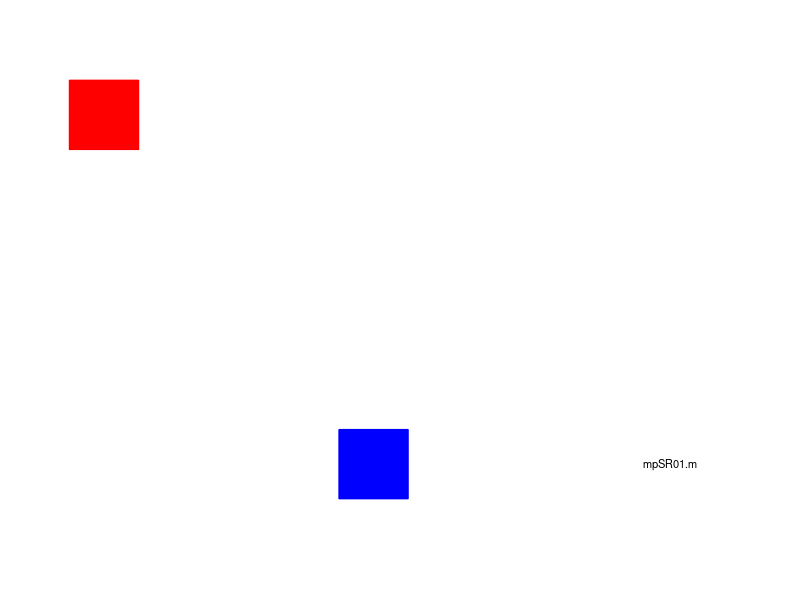

Write the MATLAB code that produced this figure. (Note: this script raises an error after producing the figure.)
% mpSR01.m
% 190624  Matlab R2018b

% SPECIAL RELATIVITY ANIMATIONS
% SIMULTANEITY
% STEVE: Stationary frame of reference (BLUE)
% MARY: Moving frame of reference (RED)
% EVENT: Two green lights flash simultaneously in Steve's frame
% Ignores length contract 


% DOING PHYSICS ONLINE 
%    https://d-arora.github.io/Doing-Physics-With-Matlab/
% Scripts
%     http://www.physics.usyd.edu.au/teach_res/mp/mscripts/

% VISUAL PHYSICS ONLINE
%    http://www.physics.usyd.edu.au/teach_res/hsp/sp/spHome.htm

% Documentation
%    http://www.physics.usyd.edu.au/teach_res/hsc/spP/mod7/m72C.htm

% Ian Cooper  ian.cooper@sydney.edu.au
% School of Physics, University of Sydney

close all
clear
clc

% ANIMATION and GIF file ==============================================
% Show and Save animation as a gif file (0 no)  (1 yes) for flagAG
    flagAG = 1;    
% file name for animated gif   
    ag_name = 'ag_SR.gif'; 
% Delay in seconds before displaying the next image  
    delay = 0.10;
    frame1 = 0;


% SETUP ===============================================================

% Number of time steps
  N = 101;
% Velocity of Mary w.r.t. Steve
  vMS = 6;
% Velocity of light
  c = 12;

% Time 
  tMax = 40;
  t = linspace(0,tMax,N);
  dt = t(2) - t(1);
  
% Initial position of light flashes of Steve and Mary
% Steve S  /  Mary M /  Left L  /  R right
  xSL = -100; xSR =  100;
  xML = -100; xMR =  100;
  
% Mary's position wrt Steve  
  xMS = -100 + vMS.*t;
  
  flagM = 0;

  
% GRAPHICS ============================================================

figure(1)
   pos = [0.35 0.2 0.4 0.2];
   set(gcf,'Units','normalized')
   set(gcf,'Position',pos)
   set(gcf,'color','w')
      
for cc = 1 : N
  
% Steve's position 
    xP = 0;  yP = -5;    
    Hplot = plot(xP,yP,'sb');
    set(Hplot,'markerfacecolor','b','markersize',50) 

    hold on
    
% Mary's position   
    xP = xMS(cc);  yP = 5;    
    Hplot = plot(xP,yP,'sr');
    set(Hplot,'markerfacecolor','r','markersize',50)     
    
% Steve: Position of light flashes 
     if xMS(cc) > 0 && xSL < 0  
        xP = xSL;  yP = -5;    
        Hplot = plot(xP,yP,'og');
        set(Hplot,'markerfacecolor','g','markersize',20)
        xSL = xSL + c*dt;  
     end

    if xMS(cc) > 0 && xSR > 0
        xP = xSR;  yP = -5;    
        Hplot = plot(xP,yP,'og');
        set(Hplot,'markerfacecolor','g','markersize',20)
        xSR = xSR - c*dt; 
    end

% Mary: Position of light flashes 
      if xMS(cc) > 0 && xML < xMS(cc)
        if flagM == 0  
          xP = xML;  yP = 5;    
          Hplot = plot(xP,yP,'og');
          set(Hplot,'markerfacecolor','g','markersize',20)
         xML = xML + c*dt; 
        end
        if xML > xMS(cc); flagM = 1; end 
     end 

     if xMS(cc) > 0  && xMR > xMS(cc)
        xP = xMR;  yP = 5;    
        Hplot = plot(xP,yP,'og');
        set(Hplot,'markerfacecolor','g','markersize',20)
        xMR = xMR - c*dt; 
    end
 
      xlim([-100 130])
      ylim([-7 7])
      
      
      H = text(100,-5,'mpSR01.m'); 
      set(H,'fontweight','normal','color','k','fontsize',8)
      
      axis off
      pause(0.1)
      hold off
      
% Save animation 
    if flagAG == 1
       frame1 = frame1 + 1;
         frame = getframe(1);
         im = frame2im(frame);
         [imind,cm] = rgb2ind(im,256);
         % On the first loop, create the file. In subsequent loops, append.
         if frame1 == 1
           imwrite(imind,cm,ag_name,'gif','DelayTime',delay,'loopcount',inf);
         else
          imwrite(imind,cm,ag_name,'gif','DelayTime',delay,'writemode','append');
         end
    end    
 end


    
